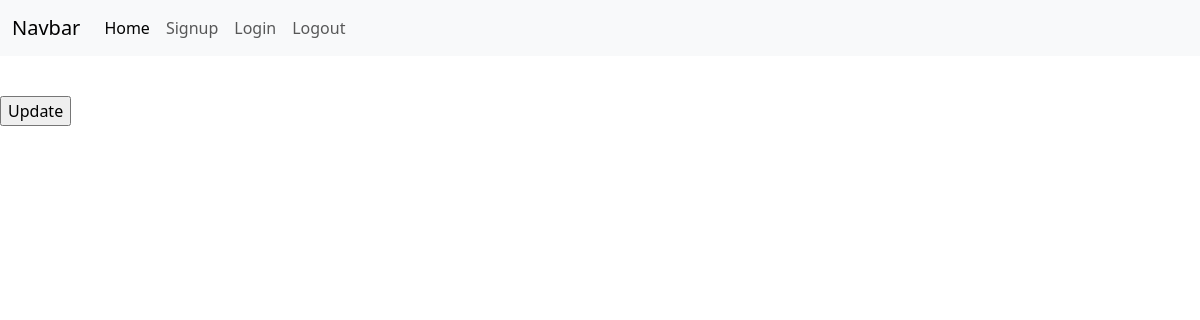
The page /run_schedule/4 (signed in) on the database as committed earlier.
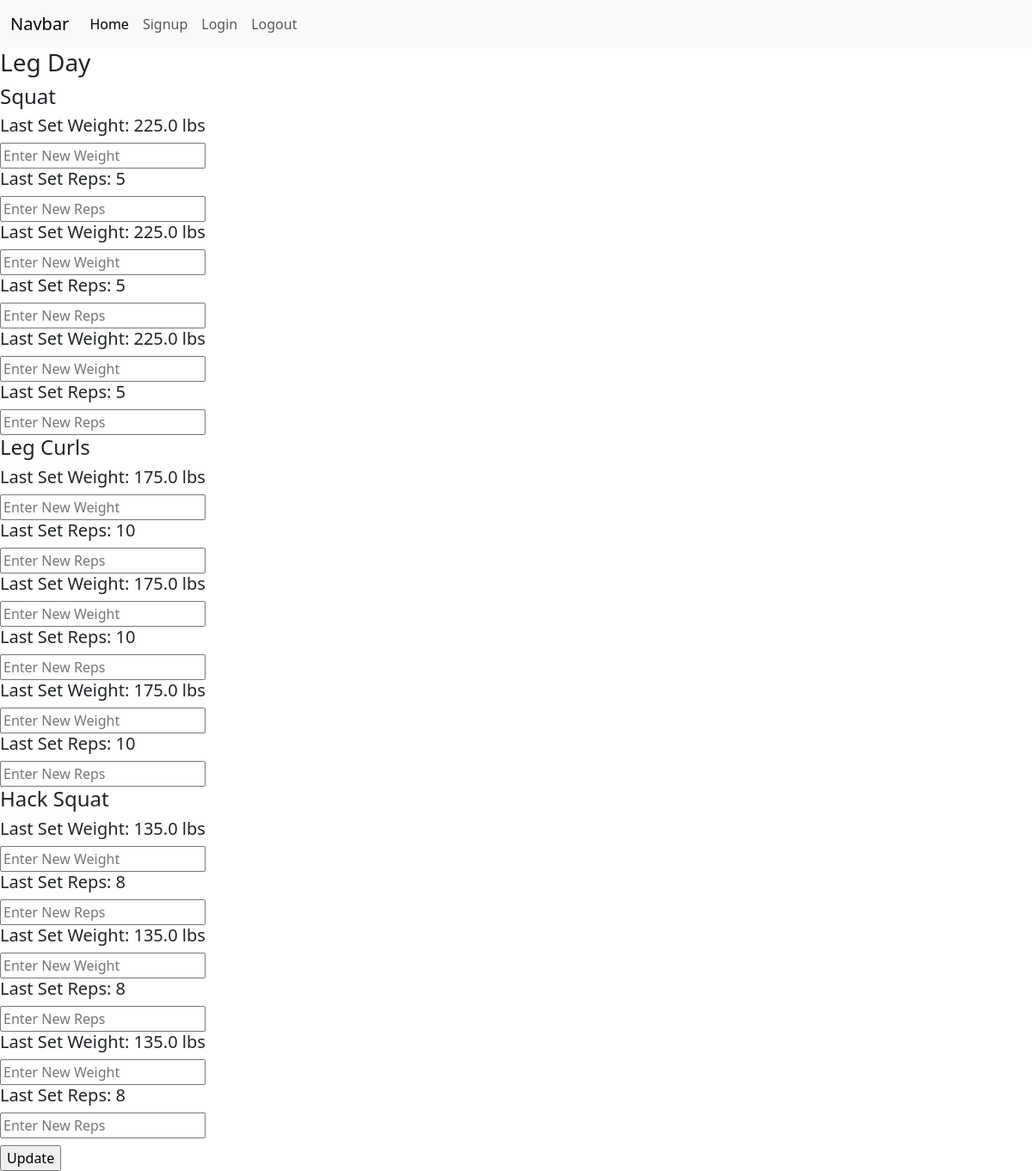
The same page on the database as committed later.
### website/models.py (models this page shows)
class Schedule(db.Model, UserMixin):
    id = db.Column(db.Integer, primary_key=True)
    schedule_name = db.Column(db.String(100), nullable=False)
    date_created = db.Column(db.DateTime, default=datetime.utcnow(), nullable=False)
    user_id = db.Column(db.Integer, db.ForeignKey('user.id'), nullable=False)
    exercises = db.relationship('Exercise', backref='schedule', lazy=True)

class Exercise(db.Model, UserMixin):
    id = db.Column(db.Integer, primary_key=True)
    exercise_name = db.Column(db.String(100), nullable=False)
    schedule_id = db.Column(db.Integer, db.ForeignKey('schedule.id'))
    user_id = db.Column(db.Integer, db.ForeignKey('user.id'), nullable=False)
    sets = db.relationship('Set', backref='exercise', lazy=True)

class Set(db.Model, UserMixin):
    id = db.Column(db.Integer, primary_key=True)
    reps = db.Column(db.Integer, nullable=False)
    weight = db.Column(db.Float, nullable=False)
    exercise_id = db.Column(db.Integer, db.ForeignKey('exercise.id'), nullable=False)
    user_id = db.Column(db.Integer, db.ForeignKey('user.id'), nullable=False)

### website/training.py (the view, shortened to what this page needs)
@training.route("/run_schedule/<schedule_id>", methods=["POST", "GET"])
@login_required
def run_schedule(schedule_id):
    schedule_name = Schedule.query.filter_by(id=schedule_id).first()
    exercises = Exercise.query.filter_by(user_id=current_user.id, schedule_id=schedule_id).all()
    sets = Set.query.filter_by(user_id=current_user.id).all()
    return render_template("run_schedule.html", schedule=schedule_name, exercises=exercises, sets=sets)

### website/__init__.py (called while the page is built)
def create_app():
    app = Flask(__name__)
    app.config["SQLALCHEMY_DATABASE_URI"] = "sqlite:///project.db"
    app.config['SECRET_KEY'] = 'mbgodbnfvojvnseofefqwdqwifgbjdfsnf'
    db.init_app(app)
    from .auth import auth
    app.register_blueprint(auth)
    from .training import training
    app.register_blueprint(training)
    from .models import User
    create_database(app)
    login_manager.login_view = "auth.login"
    login_manager.login_message = "You must be signed in to reach this page!"
    login_manager.login_message_category = "danger"
    login_manager.init_app(app)
    @login_manager.user_loader
    def load_user(id):
        return User.query.get(int(id))
    return app

### website/templates/run_schedule.html (shortened to what this page needs)
{% extends 'base.html' %}
{% block content %}
<h3>{{schedule.schedule_name}}</h3>
<form method="post">
    {% for exercise in exercises %}
        <h4>{{exercise.exercise_name}}</h4>
        {% for set in sets %}
            {% if exercise.id == set.exercise_id %}
                <h5>Last Set Weight: {{ set.weight }} lbs</h5>
                <input type="text" placeholder="Enter New Weight" name="new_weight">
                <h5>Last Set Reps: {{ set.reps }}</h5>
                <input type="text" placeholder="Enter New Reps" name="new_reps">
            {% endif %}
        {% endfor %}
    {% endfor %}
    <br>
    <input type="submit" class="mt-2" value="Update">
</form>
{% endblock %}

Rows that differ between the two databases and show on the page:
added Schedule: schedule_name "Leg Day"
added Exercise: exercise_name "Squat"
added Set: weight "225.0", reps "5", shown under "Squat"
added Set: weight "225.0", reps "5", shown under "Squat"
added Set: weight "225.0", reps "5", shown under "Squat"
added Exercise: exercise_name "Leg Curls"
added Set: weight "175.0", reps "10", shown under "Leg Curls"
added Set: weight "175.0", reps "10", shown under "Leg Curls"
added Set: weight "175.0", reps "10", shown under "Leg Curls"
added Exercise: exercise_name "Hack Squat"
added Set: weight "135.0", reps "8", shown under "Hack Squat"
added Set: weight "135.0", reps "8", shown under "Hack Squat"
added Set: weight "135.0", reps "8", shown under "Hack Squat"
